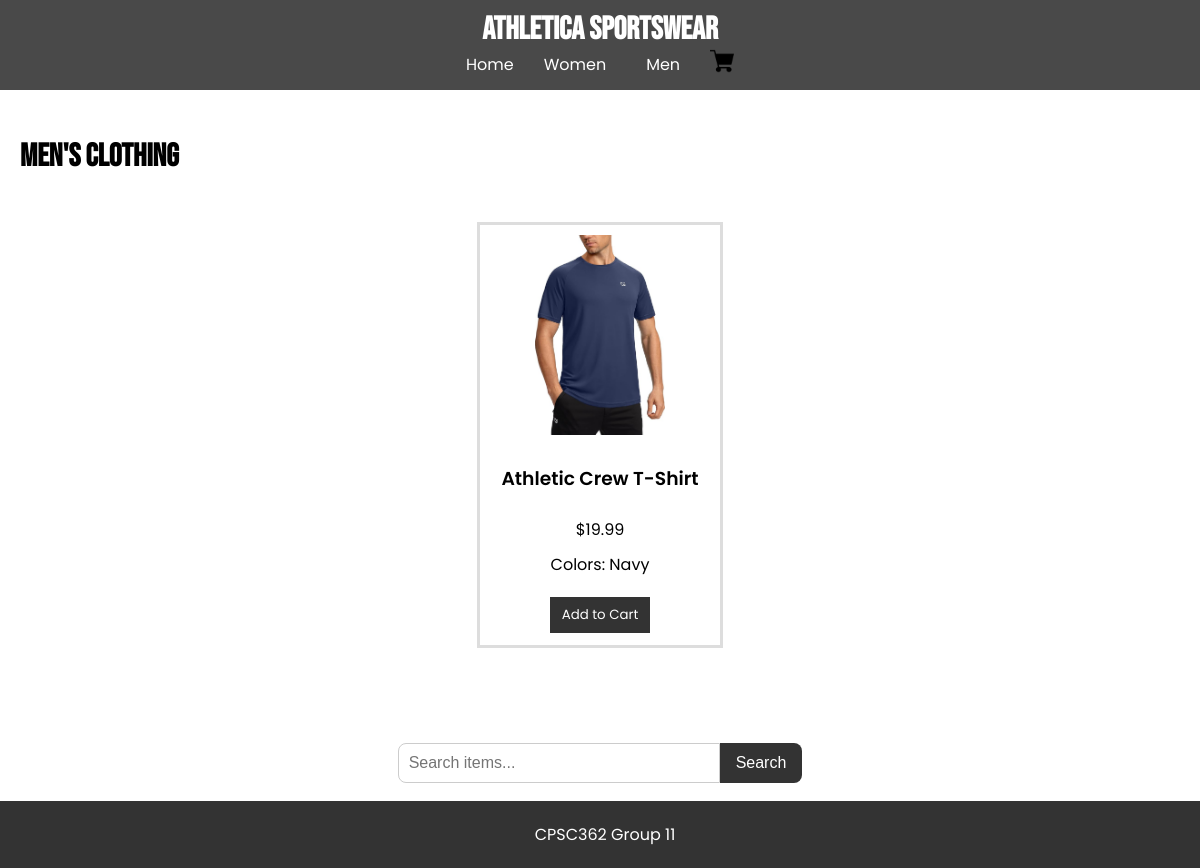
The page /men/clothing on the database as committed earlier.
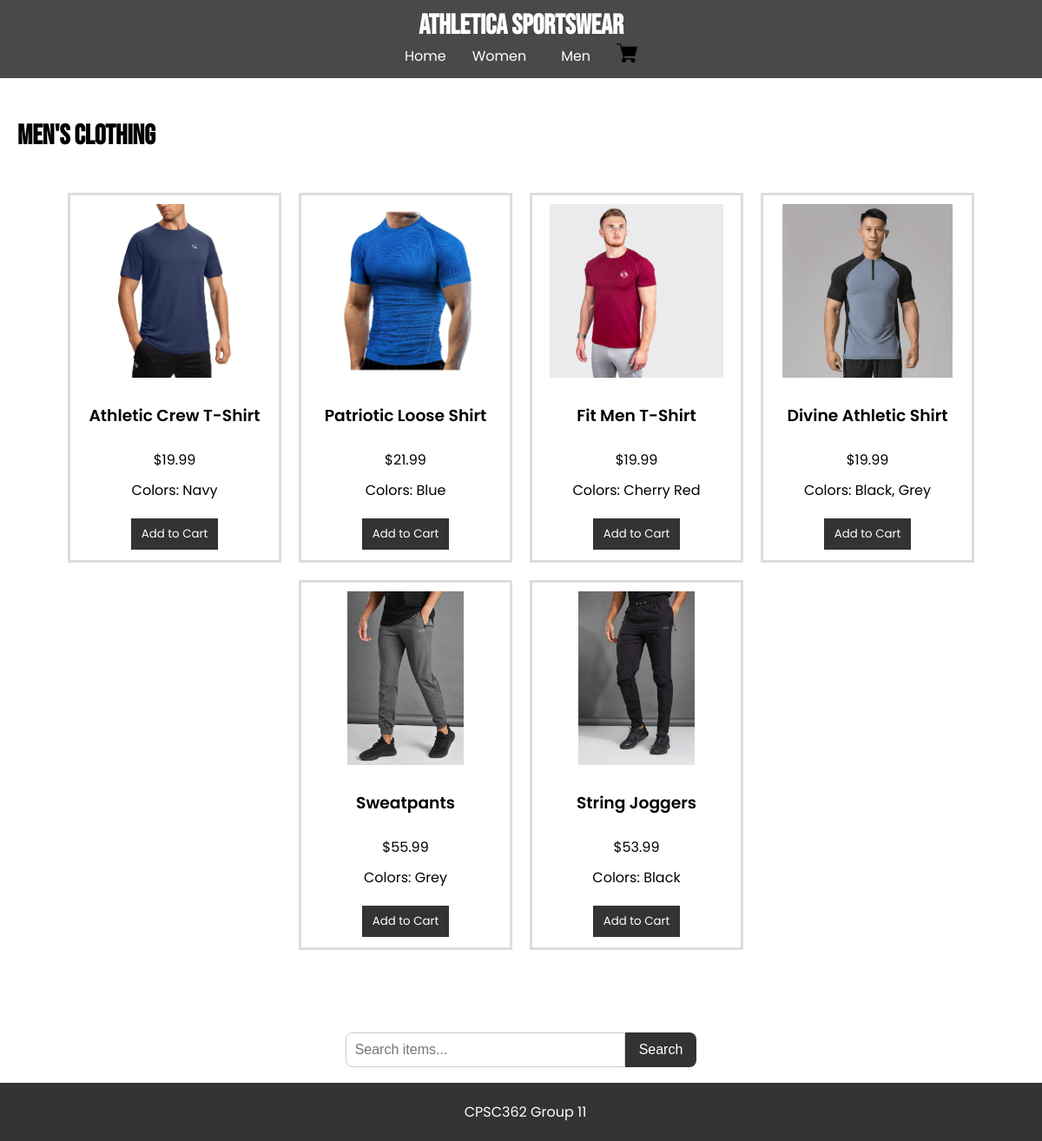
The same page on the database as committed later.
### tables this page shows
CREATE TABLE items
                    (id TEXT PRIMARY KEY,
                    name TEXT NOT NULL,
                    category TEXT NOT NULL,
                    subcategory TEXT NOT NULL,
                    price REAL NOT NULL,
                    image TEXT,
                    color TEXT);

### app.py (the view)
@app.route('/men/clothing')
def men_clothing():
    with sqlite3.connect(DB_PATH) as con:
        cur = con.cursor()
        cur.execute("SELECT * FROM items WHERE category = 'Men' AND subcategory = 'Clothing'")
        items = cur.fetchall()
    return render_template("men_clothing.html", items=items)

### templates/men_clothing.html (shortened to what this page needs)
{% extends "base.html" %}
{% block content %}
    <h2>Men's Clothing</h2>
    <div class="items">
        {% for item in items %}
            <div class="item">
                <img src="{{ url_for('static', filename='images/' + item[5]) }}" alt="{{ item[1] }}">
                <h3>{{ item[1] }}</h3>
                <p>${{ "%.2f" % item[4] }}</p>
                <p class="colors">Colors: {{ item[6] }}</p>
                <form method="POST" action="{{ url_for('add_to_cart') }}">
                    <button type="submit" class="add-to-cart">Add to Cart</button>
                </form>
            </div>
        {% else %}
            <p>No items found.</p>
        {% endfor %}
    </div>
{% endblock %}

### templates/base.html (shortened to what this page needs)
<!DOCTYPE html>
<head>
    <link rel="stylesheet" href="{{ url_for('static', filename='css/style.css') }}">
</head>
<body>
    <header>
        <h1>
            <a href="{{ url_for('home') }}" class="title-link">Athletica Sportswear</a>
        </h1>
        <nav>
            <a href="{{ url_for('home') }}">Home</a>
            <div class="dropdown">
                <span>Women</span>
            </div>
            <div class="dropdown">
                <span>Men</span>
            </div>
            <a href="{{ url_for('shopping_cart') }}" class="cart-link">
                <img src="{{ url_for('static', filename='images/cart.png') }}" alt="Shopping Cart" class="cart-icon">
            </a>
        </nav>
    </header>
    <main>
        {% block content %}{% endblock %}
    </main>
    <footer>
        <p>CPSC362 Group 11</p>
    </footer>
</body>
</html>
<form method="GET" action="/search-bar" class="search-bar">
    <input type="text" name="search" placeholder="Search items..." value="{{ request.args.get('search', '') }}">
    <button type="submit">Search</button>
</form>
{% set search_query = request.args.get('search') %}

### static/css/style.css (style rules this page uses)
body { font-family: 'Poppins', sans-serif; font-weight: 400; margin: 0; padding: 0; }
header { background-color: #494949; color: white; padding: 10px 20px; text-align: center; }
header h1 { font-family: 'Bebas Neue', sans-serif; font-family: 2.5em; font-weight: 700; margin: 0; }
.title-link { font-family: 'Bebas Neue', sans-serif; font-family: 2.5em; font-weight: 700; color: white; margin: 0; text-decoration: none; }
main { padding: 20px; }
h2 { font-family: 'Bebas Neue', sans-serif; font-size: 2em; font-weight: 700; }
h3 { font-family: 'Poppins', sans-serif; font-weight: 600; }
nav { display: flex; align-items: center; justify-content: center; flex-wrap: wrap; font-family: 'Poppins', sans-serif; font-weight: 400; }
nav a { color: white; margin: 0px 10px; text-decoration: none; }
form { margin: 10px 0; }
form input, form select, form button { margin: 5px 0; padding: 5px; }
.dropdown { position: relative; display: inline-block; margin: 0 10px; }
.dropdown span { font-family: 'Poppins', sans-serif; color: white; padding: 10px; cursor: pointer; }
.items { display: flex; margin-bottom: 40px; flex-wrap: wrap; gap: 20px; justify-content: center; padding: 20px; }
.item { border: .2em solid #ddd; padding: 10px; width: 220px; text-align: center; height: 400px; flex-direction: column; display: flex; }
.item p { font-family: 'Poppins', sans-serif; margin: 5px 0px; }
.item img { max-width: 100%; max-height: 200px; object-fit: contain; display: block; margin: 0 auto 10px auto; flex-shrink: 0; }
footer { background-color: #333; color: white; text-align: center; padding: 5px; position: fixed; bottom: 0; width: 100%; }
.cart-link { display: inline-block; margin: 0 10px; }
.cart-icon { width: 24px; height: auto; }
.add-to-cart { font-family: 'Poppins', sans-serif; background-color: #333; color: white; border: none; padding: 8px 12px; cursor: pointer; margin-bottom: 10px; }
.search-bar { display: flex; justify-content: center; margin-bottom: 80px; }
.search-bar input[type="text"] { width: 300px; padding: 10px; border: 1px solid #ccc; border-radius: 8px 0 0 8px; font-size: 16px; }
.search-bar button { padding: 10px 16px; border: none; background-color: #333; color: white; font-size: 16px; border-radius: 0 8px 8px 0; cursor: pointer; }

Rows that differ between the two databases and show on the page:
added items: image (picture), name "Patriotic Loose Shirt", price "21.99", color "Blue"
added items: image (picture), name "Fit Men T-Shirt", price "19.99", color "Cherry Red"
added items: image (picture), name "Divine Athletic Shirt", price "19.99", color "Black, Grey"
added items: image (picture), name "Sweatpants", price "55.99", color "Grey"
added items: image (picture), name "String Joggers", price "53.99", color "Black"
